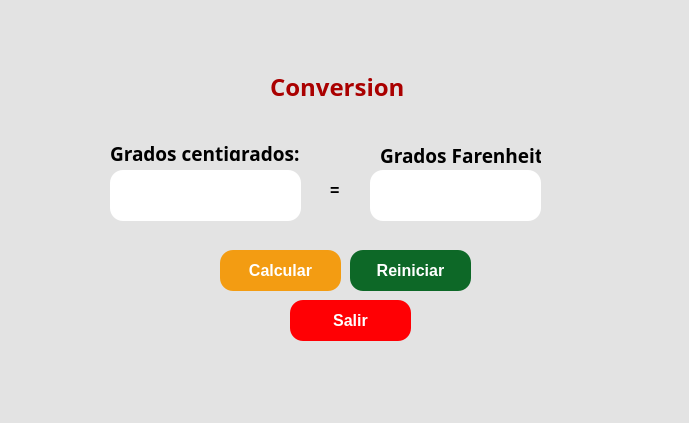
<?xml version="1.0" encoding="UTF-8"?>
<ui version="4.0">
 <class>MainWindow</class>
 <widget class="QMainWindow" name="MainWindow">
  <property name="geometry">
   <rect>
    <x>0</x>
    <y>0</y>
    <width>689</width>
    <height>423</height>
   </rect>
  </property>
  <property name="windowTitle">
   <string>MainWindow</string>
  </property>
  <property name="styleSheet">
   <string notr="true">background-color: rgb(227, 227, 227);</string>
  </property>
  <widget class="QWidget" name="centralwidget">
   <widget class="QLabel" name="label_3">
    <property name="geometry">
     <rect>
      <x>0</x>
      <y>0</y>
      <width>171</width>
      <height>51</height>
     </rect>
    </property>
    <property name="text">
     <string/>
    </property>
    <property name="pixmap">
     <pixmap>../../../../3D Objects/UAT.png</pixmap>
    </property>
    <property name="scaledContents">
     <bool>true</bool>
    </property>
   </widget>
   <widget class="QLabel" name="label_4">
    <property name="geometry">
     <rect>
      <x>530</x>
      <y>0</y>
      <width>161</width>
      <height>51</height>
     </rect>
    </property>
    <property name="text">
     <string/>
    </property>
    <property name="pixmap">
     <pixmap>../../../../3D Objects/facultad_ingenieria_tampico.png</pixmap>
    </property>
    <property name="scaledContents">
     <bool>true</bool>
    </property>
   </widget>
   <widget class="QLabel" name="label_5">
    <property name="geometry">
     <rect>
      <x>590</x>
      <y>290</y>
      <width>91</width>
      <height>81</height>
     </rect>
    </property>
    <property name="font">
     <font>
      <pointsize>8</pointsize>
     </font>
    </property>
    <property name="cursor">
     <cursorShape>ArrowCursor</cursorShape>
    </property>
    <property name="styleSheet">
     <string notr="true"/>
    </property>
    <property name="text">
     <string/>
    </property>
    <property name="pixmap">
     <pixmap>../../../../3D Objects/Castor.jpg</pixmap>
    </property>
    <property name="scaledContents">
     <bool>true</bool>
    </property>
   </widget>
   <widget class="QLabel" name="label">
    <property name="geometry">
     <rect>
      <x>110</x>
      <y>140</y>
      <width>201</width>
      <height>21</height>
     </rect>
    </property>
    <property name="font">
     <font>
      <family>Rockwell</family>
     </font>
    </property>
    <property name="text">
     <string>&lt;html&gt;&lt;head/&gt;&lt;body&gt;&lt;p&gt;&lt;span style=&quot; font-size:14pt; font-weight:600;&quot;&gt;Grados centigrados:&lt;/span&gt;&lt;/p&gt;&lt;/body&gt;&lt;/html&gt;</string>
    </property>
   </widget>
   <widget class="QLabel" name="label_2">
    <property name="geometry">
     <rect>
      <x>380</x>
      <y>140</y>
      <width>161</width>
      <height>31</height>
     </rect>
    </property>
    <property name="font">
     <font>
      <family>Rockwell Condensed</family>
      <weight>50</weight>
      <bold>false</bold>
     </font>
    </property>
    <property name="text">
     <string>&lt;html&gt;&lt;head/&gt;&lt;body&gt;&lt;p&gt;&lt;span style=&quot; font-size:14pt; font-weight:600;&quot;&gt;Grados Farenheit:&lt;/span&gt;&lt;/p&gt;&lt;/body&gt;&lt;/html&gt;</string>
    </property>
   </widget>
   <widget class="QLabel" name="label_6">
    <property name="geometry">
     <rect>
      <x>270</x>
      <y>70</y>
      <width>141</width>
      <height>31</height>
     </rect>
    </property>
    <property name="font">
     <font>
      <family>Segoe UI Black</family>
      <pointsize>12</pointsize>
      <weight>75</weight>
      <bold>true</bold>
     </font>
    </property>
    <property name="text">
     <string>&lt;html&gt;&lt;head/&gt;&lt;body&gt;&lt;p&gt;&lt;span style=&quot; font-size:18pt; color:#aa0000;&quot;&gt;Conversion&lt;/span&gt;&lt;/p&gt;&lt;/body&gt;&lt;/html&gt;</string>
    </property>
   </widget>
   <widget class="QPushButton" name="btn_reiniciar">
    <property name="geometry">
     <rect>
      <x>350</x>
      <y>250</y>
      <width>121</width>
      <height>41</height>
     </rect>
    </property>
    <property name="font">
     <font>
      <pointsize>12</pointsize>
      <weight>75</weight>
      <bold>true</bold>
     </font>
    </property>
    <property name="styleSheet">
     <string notr="true">color: rgb(255, 255, 255);
background-color: rgb(13, 104, 39);
border-radius:13px;
</string>
    </property>
    <property name="text">
     <string>Reiniciar</string>
    </property>
   </widget>
   <widget class="QLineEdit" name="txt_centigrados">
    <property name="geometry">
     <rect>
      <x>110</x>
      <y>170</y>
      <width>191</width>
      <height>51</height>
     </rect>
    </property>
    <property name="font">
     <font>
      <pointsize>14</pointsize>
     </font>
    </property>
    <property name="styleSheet">
     <string notr="true">background-color: rgb(255, 255, 255);
border-radius:13px;</string>
    </property>
    <property name="text">
     <string/>
    </property>
   </widget>
   <widget class="QPushButton" name="btn_calcular">
    <property name="geometry">
     <rect>
      <x>220</x>
      <y>250</y>
      <width>121</width>
      <height>41</height>
     </rect>
    </property>
    <property name="font">
     <font>
      <pointsize>12</pointsize>
      <weight>75</weight>
      <bold>true</bold>
     </font>
    </property>
    <property name="styleSheet">
     <string notr="true">background-color: #F39C12;
border-radius:13px;
color: rgb(255, 255, 255);</string>
    </property>
    <property name="text">
     <string>Calcular</string>
    </property>
   </widget>
   <widget class="QTextEdit" name="txt_farenheit">
    <property name="geometry">
     <rect>
      <x>370</x>
      <y>170</y>
      <width>171</width>
      <height>51</height>
     </rect>
    </property>
    <property name="font">
     <font>
      <pointsize>14</pointsize>
     </font>
    </property>
    <property name="styleSheet">
     <string notr="true">background-color: rgb(255, 255, 255);
border-radius:13px;</string>
    </property>
    <property name="html">
     <string>&lt;!DOCTYPE HTML PUBLIC &quot;-//W3C//DTD HTML 4.0//EN&quot; &quot;http://www.w3.org/TR/REC-html40/strict.dtd&quot;&gt;
&lt;html&gt;&lt;head&gt;&lt;meta name=&quot;qrichtext&quot; content=&quot;1&quot; /&gt;&lt;style type=&quot;text/css&quot;&gt;
p, li { white-space: pre-wrap; }
&lt;/style&gt;&lt;/head&gt;&lt;body style=&quot; font-family:'MS Shell Dlg 2'; font-size:14pt; font-weight:400; font-style:normal;&quot;&gt;
&lt;p style=&quot;-qt-paragraph-type:empty; margin-top:0px; margin-bottom:0px; margin-left:0px; margin-right:0px; -qt-block-indent:0; text-indent:0px; font-size:8.25pt;&quot;&gt;&lt;br /&gt;&lt;/p&gt;&lt;/body&gt;&lt;/html&gt;</string>
    </property>
   </widget>
   <widget class="QLabel" name="label_7">
    <property name="geometry">
     <rect>
      <x>330</x>
      <y>180</y>
      <width>31</width>
      <height>21</height>
     </rect>
    </property>
    <property name="text">
     <string>&lt;html&gt;&lt;head/&gt;&lt;body&gt;&lt;p&gt;&lt;span style=&quot; font-size:12pt; font-weight:600;&quot;&gt;=&lt;/span&gt;&lt;/p&gt;&lt;/body&gt;&lt;/html&gt;</string>
    </property>
   </widget>
   <widget class="QPushButton" name="btn_salir">
    <property name="geometry">
     <rect>
      <x>290</x>
      <y>300</y>
      <width>121</width>
      <height>41</height>
     </rect>
    </property>
    <property name="font">
     <font>
      <pointsize>12</pointsize>
      <weight>75</weight>
      <bold>true</bold>
     </font>
    </property>
    <property name="styleSheet">
     <string notr="true">color: rgb(255, 255, 255);
background-color: rgb(255, 0, 4);
border-radius:13px;
</string>
    </property>
    <property name="text">
     <string>Salir</string>
    </property>
   </widget>
  </widget>
  <widget class="QMenuBar" name="menubar">
   <property name="geometry">
    <rect>
     <x>0</x>
     <y>0</y>
     <width>689</width>
     <height>21</height>
    </rect>
   </property>
  </widget>
  <widget class="QStatusBar" name="statusbar"/>
 </widget>
 <resources>
  <include location="../../Archivos/Recursos.qrc"/>
 </resources>
 <connections/>
</ui>
